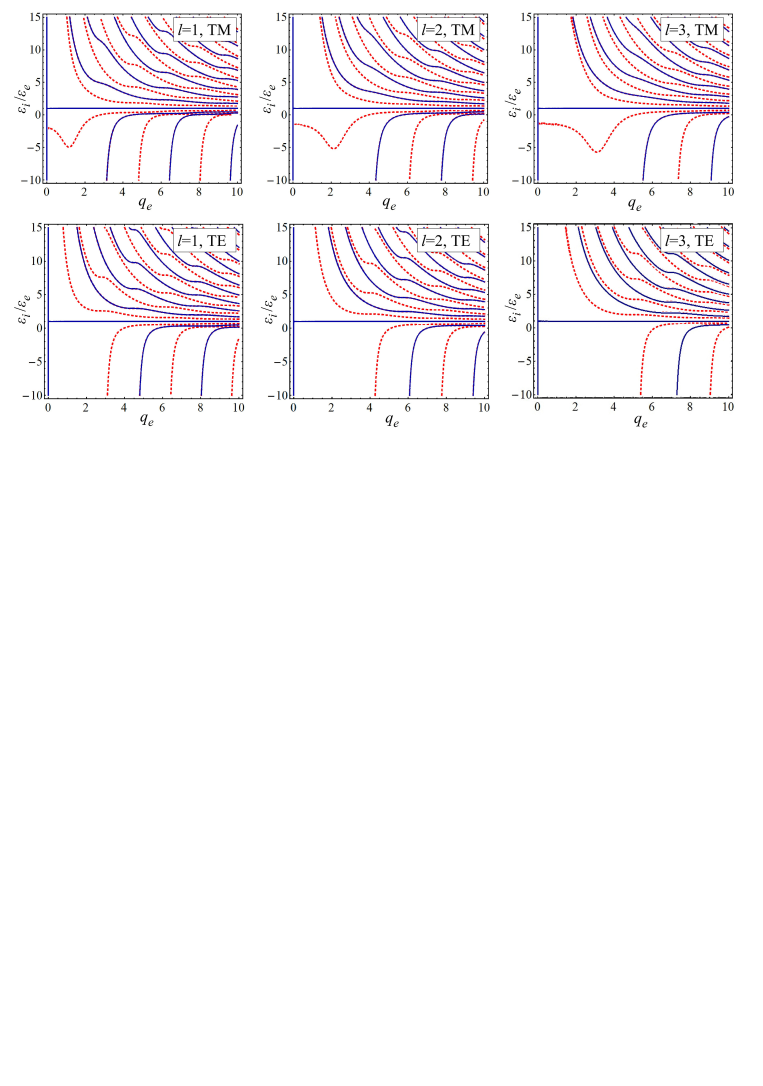
#> input picture reproduction_test/mie/figures/_fig3_src_render.png, 2288 x 3256 px (shown at 1/3 size)
$ python fig3_digitize.py
#> lines starting #> are read from the running program, lines starting #| are printed output that depends on the picture; after the words box and inside, x2 and y2 are one past the last pixel; in counts of white or black regions, pixels touching at a corner belong together
"""Fig3 数字化: 颜色像素提取 (step06 T4 批次3).

case: 0703-01-akimov-mie-v1 | step06 · T4

从矢量渲染图 _fig3_src_render.png (Fig3-eps-converted-to.pdf @ 4x) 按颜色提取:
  红 (dashed) = 超辐射 sr(a_l=1);  蓝 (solid) = 非辐射 nr(a_l=0).
六面板 2x3 各自仿射标定 (q_e∈[0,10], eps∈[-10,15]) -> 像素, 反变换出数据坐标.

方法: 逐面板逐列扫描, 红/蓝像素点 -> (q_e,eps), 收集后按 q_e 网格分箱抽样,
保证覆盖各支且每类型每面板 >=15 点. 落 data/fig3_digitized.csv.

不确定度: 像素->数据标定误差 ~1 像素. 面板 x 跨度 ~595 px 对应 q_e 10 => 0.017/px;
y 跨度 ~508 px 对应 eps 25 => 0.049/px. 叠加线宽(~3px)与帧定位(~2px)误差,
总不确定度估 dq_e~0.05, deps~0.15 (归一化后 ~0.005-0.006 量级, 与 Layer3 阈值同量级).
"""
from __future__ import annotations

import os
import csv
import numpy as np
from PIL import Image

CODE_DIR = os.path.dirname(os.path.abspath(__file__))
DATA_DIR = os.path.abspath(os.path.join(CODE_DIR, "..", "data"))
FIG_DIR = os.path.abspath(os.path.join(CODE_DIR, "..", "figures"))
SRC = os.path.join(FIG_DIR, "_fig3_src_render.png")

# 面板帧像素 (由 dark-pixel 密度探测, 见报告): x 左右, y 上下
# 列: 三面板 [x_left, x_right]
COL_X = [(130, 725), (868, 1463), (1601, 2197)]
# 行: 两排 [y_top, y_bottom]  (top -> eps=15, bottom -> eps=-10)
ROW_Y = [(42, 550), (673, 1196)]
# 面板逻辑 (row, col) -> (l, pol)
PANEL_MAP = {
    (0, 0): (1, "TM"), (0, 1): (2, "TM"), (0, 2): (3, "TM"),
    (1, 0): (1, "TE"), (1, 1): (2, "TE"), (1, 2): (3, "TE"),
}

QE_LO, QE_HI = 0.0, 10.0
EPS_LO, EPS_HI = -10.0, 15.0
NBIN = 40          # q_e 分箱数, 每箱每支取代表点 (保证 >=15 点/类型/面板)


def load_masks():
    a = np.array(Image.open(SRC).convert("RGB")).astype(int)
    r, g, b = a[:, :, 0], a[:, :, 1], a[:, :, 2]
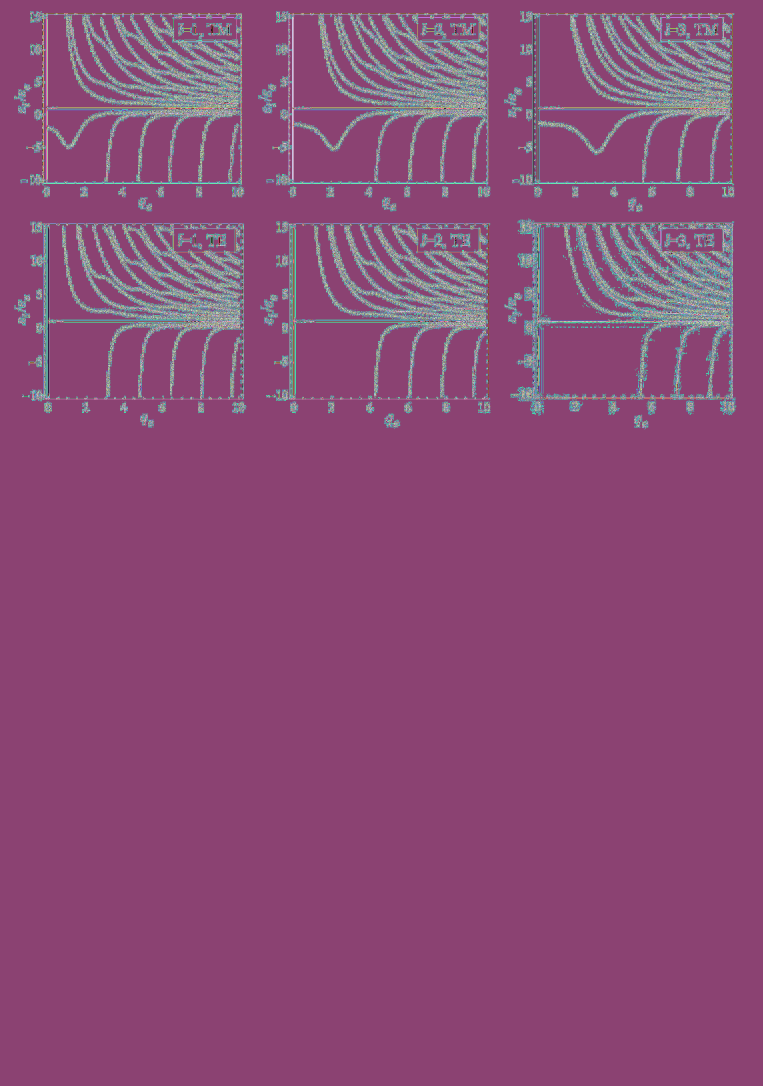
#> r: shape (3256, 2288) int64 (shown at 1/3 size); 256 distinct labels, from 0 to 255; one colour per label, 0 black
#> g: shape (3256, 2288) int64; 256 distinct labels, from 0 to 255
#> b: shape (3256, 2288) int64; 256 distinct labels, from 0 to 255
    red = (r > 150) & (g < 110) & (b < 110)
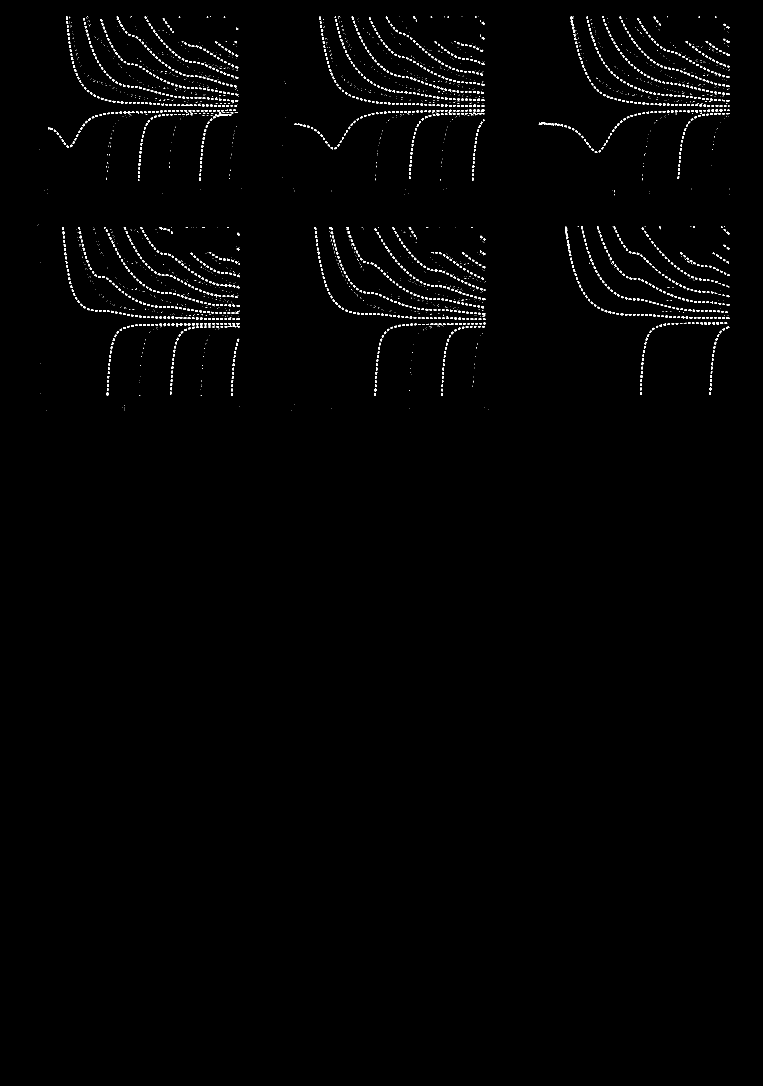
#> red: shape (3256, 2288) bool (shown at 1/3 size); 0.85% white; 3623 white regions (1748 under 20 px), largest, box (x1, y1, x2, y2) and area: (650, 343, 694, 350) 139, (1695, 680, 1703, 708) 119, (1623, 368, 1636, 374) 55
    blue = (b > 120) & (r < 110) & (g < 110)
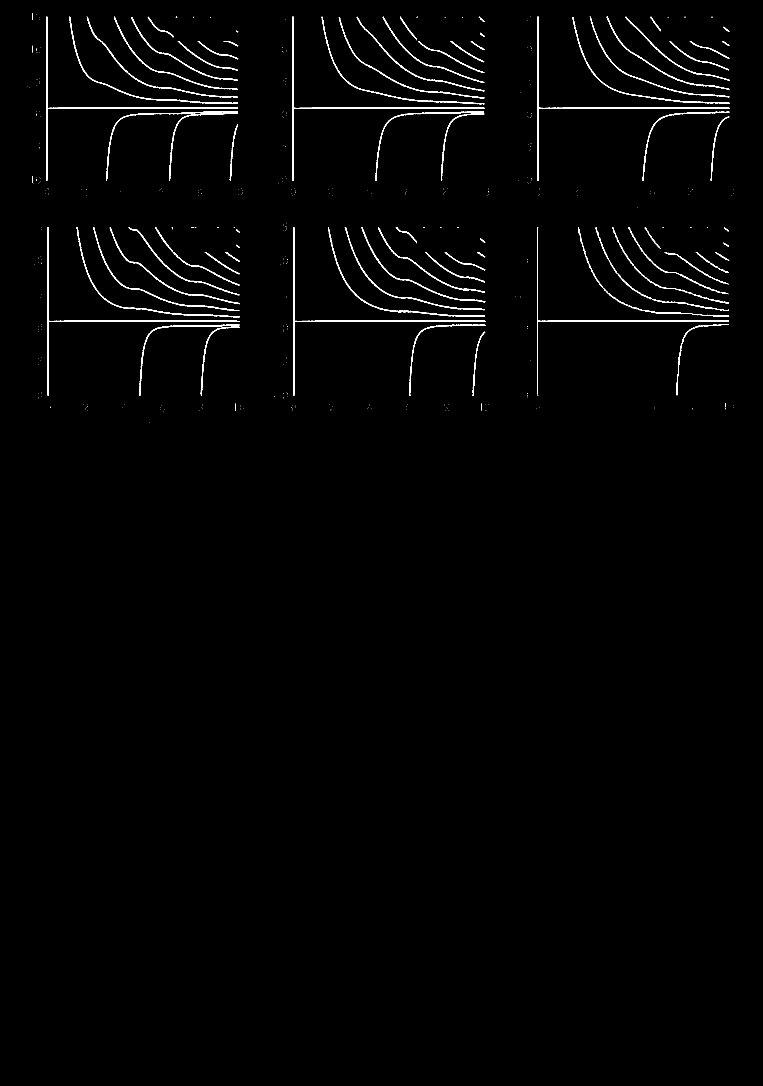
#> blue: shape (3256, 2288) bool (shown at 1/3 size); 1.1% white; 429 white regions (341 under 20 px), largest, box (x1, y1, x2, y2) and area: (143, 681, 719, 1188) 4276, (879, 681, 1456, 1188) 4276, (877, 50, 1453, 542) 4229
    return red, blue


def px_to_data(x, y, xl, xr, yt, yb):
    qe = (x - xl) / (xr - xl) * (QE_HI - QE_LO) + QE_LO
    eps = EPS_HI - (y - yt) / (yb - yt) * (EPS_HI - EPS_LO)
    return qe, eps


def digitize_panel(mask, xl, xr, yt, yb):
    """在面板矩形内提取 mask 像素, 返回 (qe,eps) 点数组 (分箱抽样后)."""
    sub = mask[yt:yb + 1, xl:xr + 1]
    ys, xs = np.where(sub)
    if len(xs) == 0:
        return np.empty((0, 2))
    xs_full = xs + xl
    ys_full = ys + yt
    qe, eps = px_to_data(xs_full, ys_full, xl, xr, yt, yb)
    # 只留域内
    m = (qe >= QE_LO) & (qe <= QE_HI) & (eps >= EPS_LO) & (eps <= EPS_HI)
    qe, eps = qe[m], eps[m]
    # 按 q_e 分箱, 每箱内对 eps 聚类抽代表点 (支之间 eps 间隔 -> 分段)
    pts = []
    edges = np.linspace(QE_LO, QE_HI, NBIN + 1)
    for i in range(NBIN):
        sel = (qe >= edges[i]) & (qe < edges[i + 1])
        if not np.any(sel):
            continue
        qc = 0.5 * (edges[i] + edges[i + 1])
        es = np.sort(eps[sel])
        # eps 聚类: 相邻差 >1.0 视为不同支
        cluster = [es[0]]
        reps = []
        for v in es[1:]:
            if v - cluster[-1] > 1.0:
                reps.append(np.mean(cluster)); cluster = [v]
            else:
                cluster.append(v)
        reps.append(np.mean(cluster))
        for e in reps:
            pts.append((qc, e))
    return np.array(pts)


def main():
    red, blue = load_masks()
    rows = []
    stats = []
    for (ri, ci), (l, pol) in PANEL_MAP.items():
        xl, xr = COL_X[ci]
        yt, yb = ROW_Y[ri]
        sr_pts = digitize_panel(red, xl, xr, yt, yb)
        nr_pts = digitize_panel(blue, xl, xr, yt, yb)
        for q, e in sr_pts:
            rows.append((f"{pol}{l}", l, pol, "sr", q, e))
        for q, e in nr_pts:
            rows.append((f"{pol}{l}", l, pol, "nr", q, e))
        stats.append((pol, l, len(sr_pts), len(nr_pts)))
#> this loop made 6 passes
#> pass 1, in digitize_panel, `sub = mask[yt:yb + 1, xl:xr + 1]`:
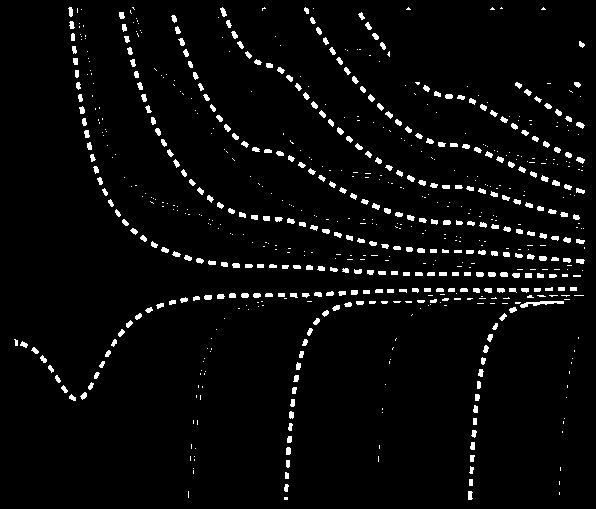
#> sub: shape (509, 596) bool; 3.8% white; 715 white regions (383 under 20 px), largest, box (x1, y1, x2, y2) and area: (520, 301, 564, 308) 139, (220, 7, 227, 17) 40, (576, 122, 585, 129) 39
#> pass 1, in digitize_panel (call 2), `sub = mask[yt:yb + 1, xl:xr + 1]`:
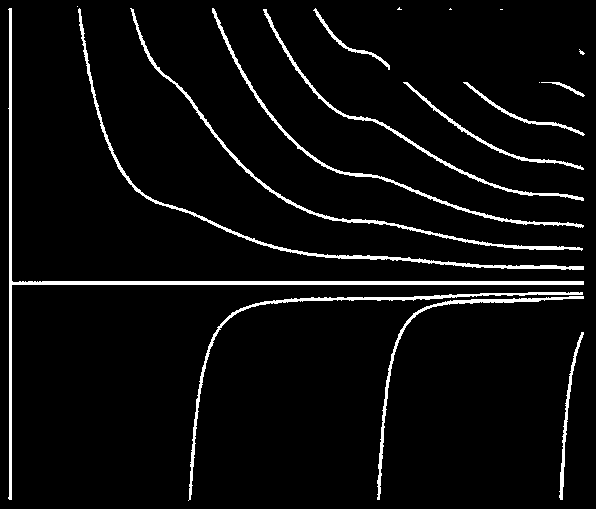
#> sub: shape (509, 596) bool; 5% white; 18 white regions (6 under 20 px), largest, box (x1, y1, x2, y2) and area: (8, 8, 584, 500) 3754, (78, 8, 584, 270) 2076, (130, 8, 583, 251) 1749
#> pass 2, in digitize_panel (call 3), `sub = mask[yt:yb + 1, xl:xr + 1]`:
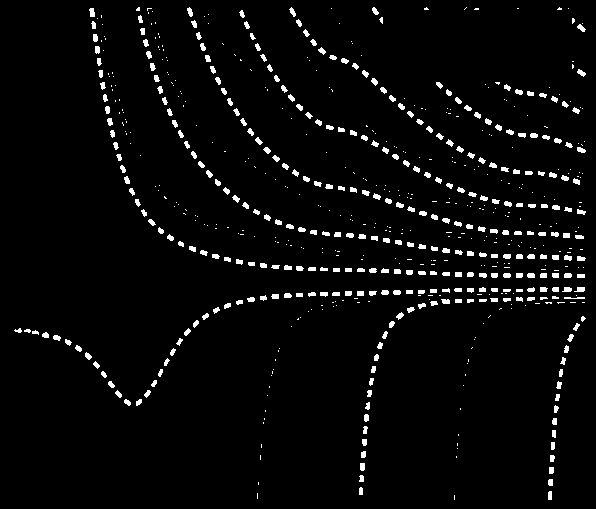
#> sub: shape (509, 596) bool; 3.6% white; 685 white regions (357 under 20 px), largest, box (x1, y1, x2, y2) and area: (89, 8, 95, 17) 43, (574, 287, 585, 292) 42, (187, 7, 193, 17) 39
#> pass 2, in digitize_panel (call 4), `sub = mask[yt:yb + 1, xl:xr + 1]`:
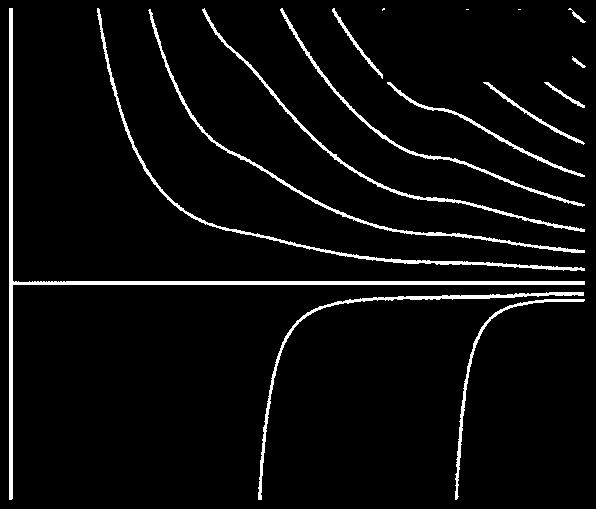
#> sub: shape (509, 596) bool; 4.8% white; 16 white regions (3 under 20 px), largest, box (x1, y1, x2, y2) and area: (9, 8, 585, 500) 4229, (97, 8, 585, 271) 1962, (148, 9, 585, 253) 1676
#> after the loop, rows = 1982 items; stats = [('TM', 1, 173, 179), ('TM', 2, 171, 171), ('TM', 3, 149, 171), ('TE', 1, 163, 173), ('TE', 2, 143, 172), ('TE', 3, 147, 170)]
    out = os.path.join(DATA_DIR, "fig3_digitized.csv")
    with open(out, "w", encoding="utf-8", newline="") as fh:
        w = csv.writer(fh)
        w.writerow(["panel", "l", "pol", "type", "q_e", "eps_ratio"])
        for panel, l, pol, typ, q, e in rows:
            w.writerow([panel, l, pol, typ, f"{q:.4f}", f"{e:.4f}"])
#> this loop made 1982 passes
#> (q, e) on passes 1 to 3: (0.125, -1.68), (0.375, -1.9), (0.625, -2.41)
    print("[digitize] saved", out, "总点数", len(rows))
#| [digitize] saved reproduction_test/mie/data/fig3_digitized.csv 总点数 1982
    for pol, l, ns, nn in stats:
        print(f"  {pol} l={l}: sr={ns}点 nr={nn}点")
#> this loop made 6 passes
#|   TM l=1: sr=173点 nr=179点
#|   TM l=2: sr=171点 nr=171点
#|   TM l=3: sr=149点 nr=171点
#|   TE l=1: sr=163点 nr=173点
#|   TE l=2: sr=143点 nr=172点
#|   TE l=3: sr=147点 nr=170点
    return stats


if __name__ == "__main__":
    main()
